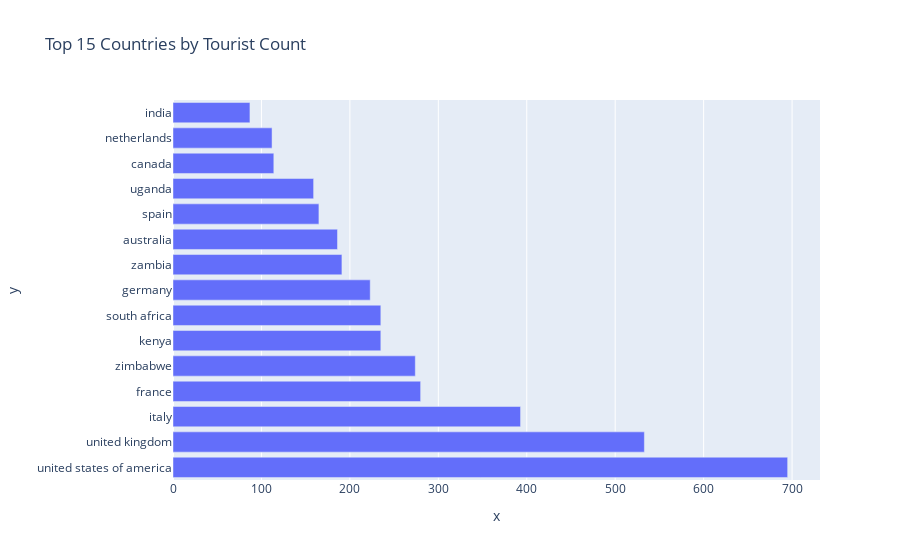
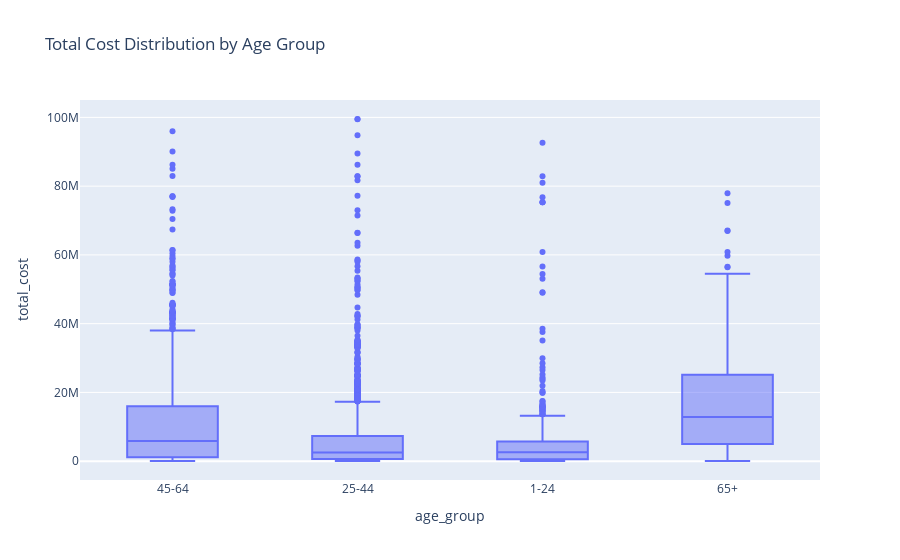
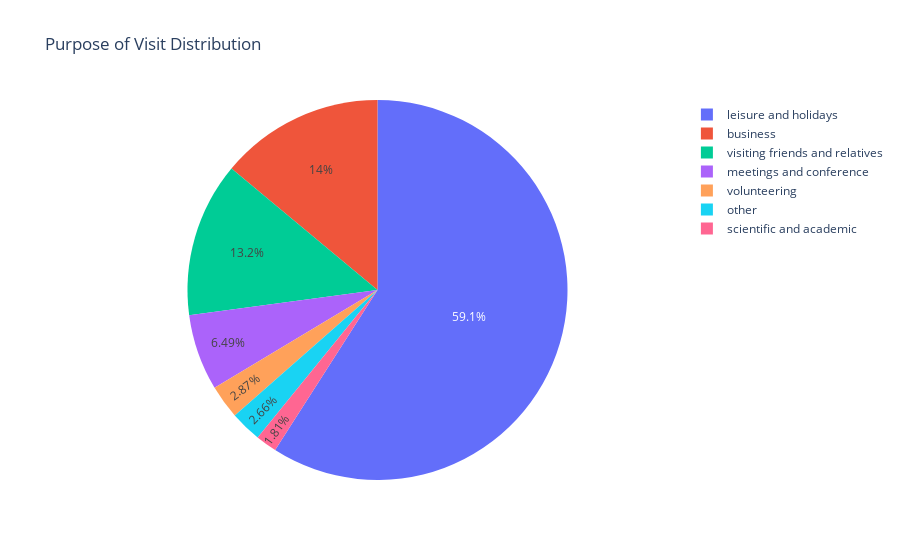

Here is the notebook cell these charts were saved with, in order:
### Code cell
def run_complete_analysis():
    print("🚀 Starting Tourism Data Analysis...")
    
    train_df, test_df, sample_submission = load_tourism_data()
    
    if train_df is not None:
        print("\n" + "="*50)
        print("📊 EXPLORING TRAINING DATA")
        print("="*50)
        train_summary = explore_dataset(train_df, "Training Data")
        
        plot_missing_values(train_df, "Training Data - Missing Values")
        
        print("\n" + "="*50)
        print("🧹 CLEANING DATA")
        print("="*50)
        train_clean = clean_tourism_data(train_df)
        train_clean = standardize_tourism_data(train_clean)
        
        print("\n" + "="*50)
        print("📈 DATA VISUALIZATION")
        print("="*50)
        print("train clean data " , train_clean)
        
        categorical_columns = ['country', 'age_group', 'purpose', 'main_activity', 'travel_with']
        plot_categorical_distribution(train_clean, categorical_columns)
        
        numerical_columns = ['total_female', 'total_male', 'night_mainland', 'night_zanzibar', 'total_cost']
        plot_numerical_distribution(train_clean, numerical_columns)
        
        print("Creating interactive plots...")
        create_interactive_plots(train_clean)
        
        print("\n" + "="*50)
        print("🔗 CORRELATION ANALYSIS")
        print("="*50)
        correlation_matrix = correlation_analysis(train_clean)
        
        print("\n✅ Analysis Complete!")
        return train_clean, test_df, sample_submission
    
    else:
        print("❌ Could not load data files. Please check file paths.")
        return None, None, None

train_clean, test_df, sample_submission = run_complete_analysis()

### Figure 1 — Plotly figure (JSON) as saved in the notebook; plotly's stock layout.template omitted (floating-point values rounded to 4 significant figures)
{"data": [{"hovertemplate": "x=%{x}<br>y=%{y}<extra></extra>", "legendgroup": "", "marker": {"color": "#636efa", "pattern": {"shape": ""}}, "name": "", "orientation": "h", "showlegend": false, "textposition": "auto", "type": "bar", "x": [695, 533, 393, 280, 274, 235, 235, 223, 191, 186, 165, 159, 114, 112, 87], "xaxis": "x", "y": ["united states of america", "united kingdom", "italy", "france", "zimbabwe", "kenya", "south africa", "germany", "zambia", "australia", "spain", "uganda", "canada", "netherlands", "india"], "yaxis": "y"}], "layout": {"barmode": "relative", "legend": {"tracegroupgap": 0}, "title": {"text": "Top 15 Countries by Tourist Count"}, "xaxis": {"anchor": "y", "domain": [0, 1], "title": {"text": "x"}}, "yaxis": {"anchor": "x", "domain": [0, 1], "title": {"text": "y"}}}}

### Figure 2 — Plotly figure (JSON) as saved in the notebook; plotly's stock layout.template omitted (floating-point values rounded to 4 significant figures; data arrays with more than 128 entries replaced by an {"elided": "..."} marker saying what was removed)
{"data": [{"alignmentgroup": "True", "hovertemplate": "age_group=%{x}<br>total_cost=%{y}<extra></extra>", "legendgroup": "", "marker": {"color": "#636efa"}, "name": "", "notched": false, "offsetgroup": "", "orientation": "v", "showlegend": false, "type": "box", "x": {"elided": "4809 str values"}, "x0": " ", "xaxis": "x", "y": {"elided": "4809 float values"}, "y0": " ", "yaxis": "y"}], "layout": {"boxmode": "group", "legend": {"tracegroupgap": 0}, "title": {"text": "Total Cost Distribution by Age Group"}, "xaxis": {"anchor": "y", "domain": [0, 1], "title": {"text": "age_group"}}, "yaxis": {"anchor": "x", "domain": [0, 1], "title": {"text": "total_cost"}}}}

### Figure 3 — Plotly figure (JSON) as saved in the notebook; plotly's stock layout.template omitted (floating-point values rounded to 4 significant figures)
{"data": [{"domain": {"x": [0, 1], "y": [0, 1]}, "hovertemplate": "label=%{label}<br>value=%{value}<extra></extra>", "labels": ["leisure and holidays", "business", "visiting friends and relatives", "meetings and conference", "volunteering", "other", "scientific and academic"], "legendgroup": "", "name": "", "showlegend": true, "type": "pie", "values": [2840, 671, 633, 312, 138, 128, 87]}], "layout": {"legend": {"tracegroupgap": 0}, "title": {"text": "Purpose of Visit Distribution"}}}
